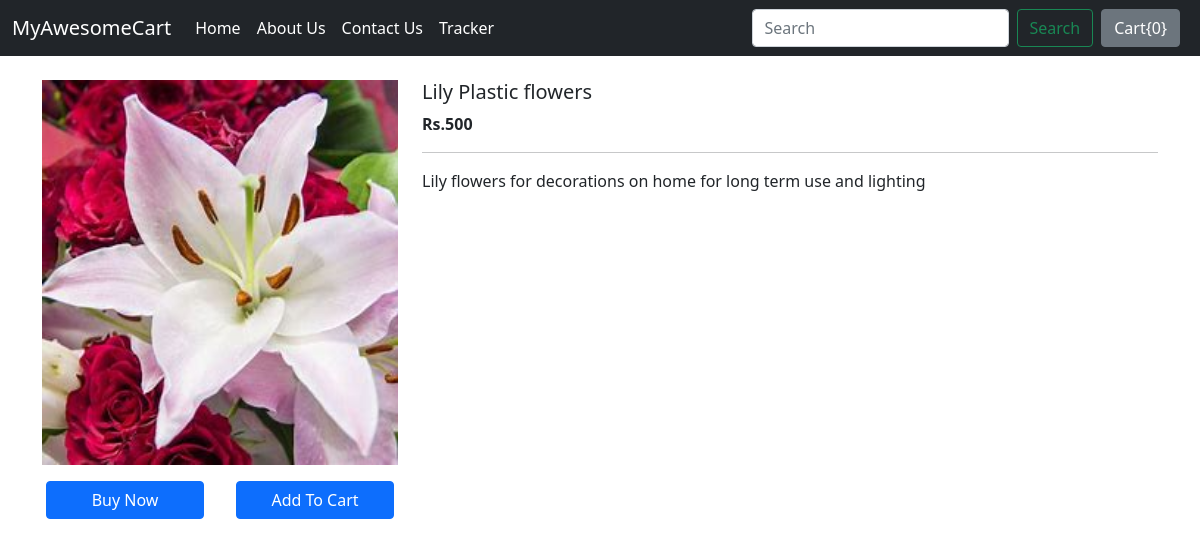
Page /shop/products/2 on the earlier database version.
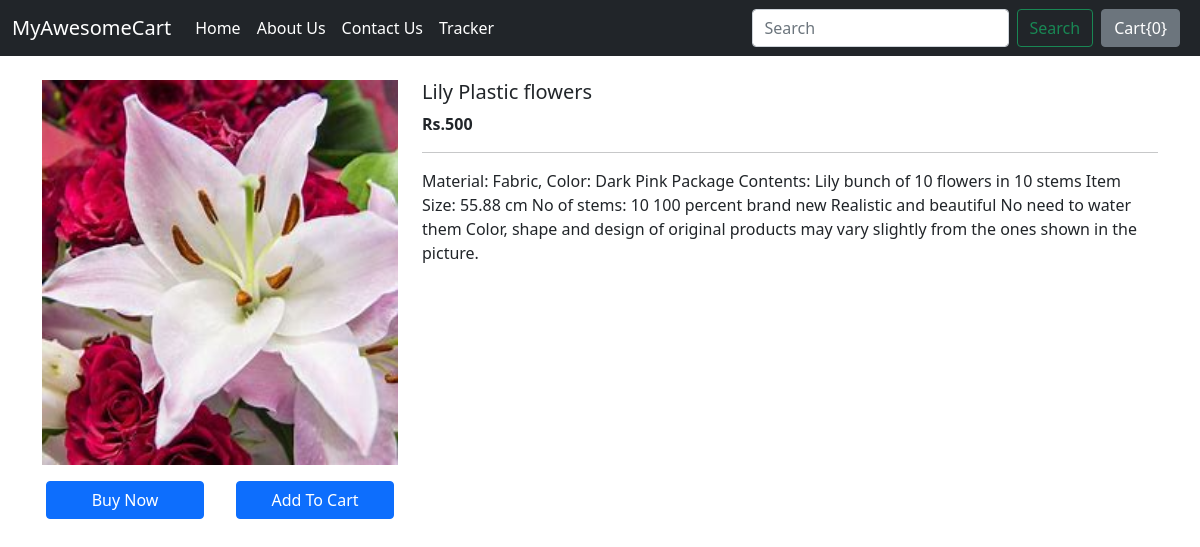
Same page on the later database version.
### shop/models.py (models this page shows)
class Product(models.Model):
    product_id = models.AutoField
    product_name = models.CharField(max_length=70)
    category = models.CharField(max_length=50, default="")
    subcategory = models.CharField(max_length=50, default="")
    price = models.IntegerField(default=0)
    desc = models.CharField(max_length=1000)
    pub_data = models.DateField()
    image = models.ImageField(upload_to = "shop/images",default="")
    def __str__(self):
        return self.product_name

### shop/views.py (the view)
# urls.py: path("products/<int:myid>", views.productView, name="ProductView"),
def productView(request , myid):
    product = Product.objects.filter(id = myid)
    print(product)
    params = {'product':product[0]}
    return render(request, 'shop/prodView.html', params)

### shop/templates/shop/prodView.html (shortened to what this page needs)
{% extends 'shop/basic.html' %}
{% block body %}
<div class="container my-4">
    <div class="row">
        <div class="col-md-4">
            <div class="row">
                <img src="/media//{{product.image}}" alt="{{product.product_name}}"  height="385px">
            </div>
            <div class="row">
                <button class="col btn btn-primary my-3 mx-3">Buy Now</button>
                <button class="col btn btn-primary my-3 mx-3">Add To Cart</button>
            </div>
        </div>
        <div class="col-md-8">
            <h5>{{product.product_name}}</h5>
            <p><b>Rs.{{product.price}} </b></p>
            <hr>
            <p>{{product.desc}}</p>
        </div>
    </div>
</div>
{% endblock %}

Differences in the rows shown:
changed Product "Lily Plastic flowers": desc "Lily flowers for decorations on home for long term use and lighting" → "Material: Fabric, Color: Dark Pink Package Contents: Lily bunch of 10 flowers in 10 stems Item Size: 55.88 cm No of stems: 10 100 percent brand new Realistic and beautiful No need to water them Color, shape and design of original products may vary slightly from the ones shown in the picture."
